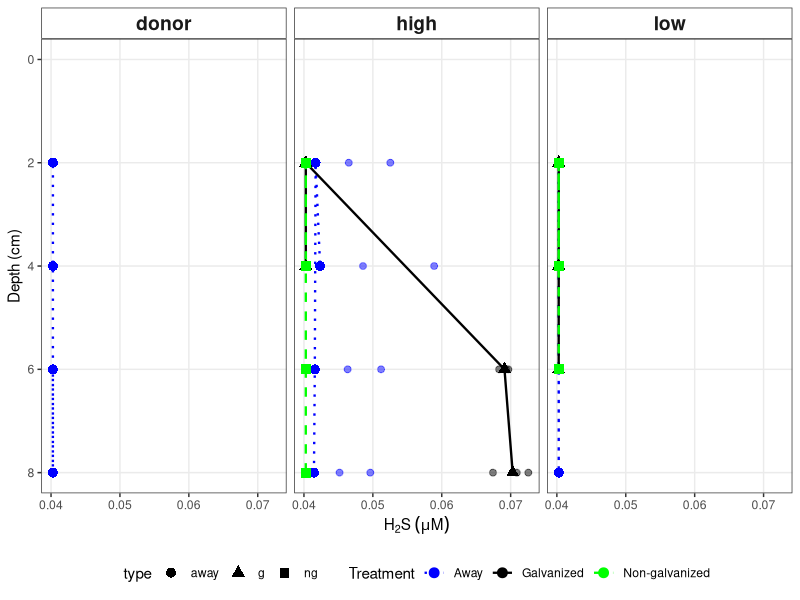

Generate this figure with R:
# Load required libraries
library(ggplot2)
library(tidyverse)

# load data
data<- read.csv("raw_data/sulfide.csv")

# Create the plot
# Load required libraries
library(ggplot2)
library(dplyr)

# First, standardize NG/ng to be consistent
data <- data %>%
  mutate(type = case_when(
    type %in% c("ng", "NG") ~ "ng",
    TRUE ~ type))

# Create averaged data for each depth, type, and site
data_avg <- data %>%
  group_by(site, type, depth_cm) %>%
  summarise(h2s_avg = mean(h2s, na.rm = TRUE), .groups = "drop")

# Create the plot
ggplot() +
  # All individual data points (colored by type)
  geom_point(data = data, 
             aes(x = h2s, y = depth_cm, color = type),
             size = 2, alpha = 0.5) +
  # Lines connecting averages (by type within each site)
  geom_line(data = data_avg, 
            aes(x = h2s_avg, y = depth_cm, color = type, linetype = type),
            linewidth = 0.8) +
  # Average points (shaped by site)
  geom_point(data = data_avg, 
             aes(x = h2s_avg, y = depth_cm, shape = type, color = type),
             size = 3) +
  facet_wrap(~ site, ncol = 3) +
  scale_y_reverse() +
  coord_cartesian(ylim = c(max(data$depth_cm, na.rm = TRUE), 0)) +
  scale_color_manual(
    values = c("g" = "black", "ng" = "green", "away" = "blue"),
    labels = c("g" = "Galvanized", 
               "ng" = "Non-galvanized",
               "away" = "Away")) +
  scale_linetype_manual(
    values = c("g" = "solid", "ng" = "dashed", "away" = "dotted"),
    labels = c("g" = "Galvanized", 
               "ng" = "Non-galvanized",
               "away" = "Away")) +
  labs(x = expression(H[2]*S~(mu*M)),
       y = "Depth (cm)",
       color = "Treatment",
       shape = "type",
       linetype = "Treatment") +
  theme_bw() +
  theme(
    panel.grid.minor = element_blank(),
    legend.position = "bottom",
    strip.background = element_rect(fill = "white"),
    strip.text = element_text(face = "bold", size = 14))

